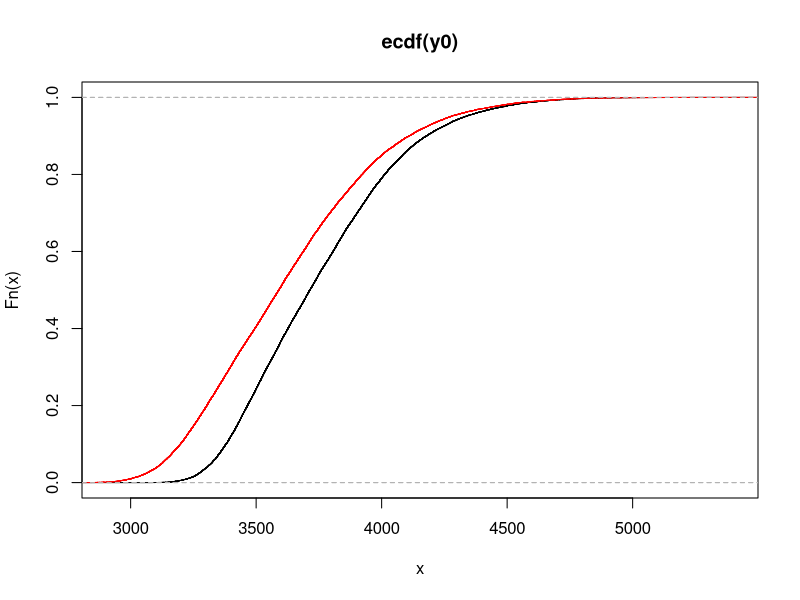

Here is the R script that generated this plot: (Note: this script raises an error after producing the figure.)

data<-read.csv("cate-birthdata-cleaned-1stkid-white-detailed.csv")
dataset<-data[data$wt_gain!=0&data$year==2002,]

D<-dataset$smoke;y<-dataset$bweight;
sum(D);sum(D)/length(D)


#Scenorio 1
X<-cbind(dataset$mage,dataset$wt_gain)
emp_data_gen01<-function(D,X){
  
  n<-dim(X)[1]
  
  y0<-2900-4*X[,1]+X[,1]^2+5*X[,2]+0.1*X[,1]*X[,2]+1.2*X[,1]*rt(n,5)
  y1<-2600-2*X[,1]+X[,1]^2+6*X[,2]+0.2*X[,1]*X[,2]+1.5*X[,1]*rt(n,5)
  
  plot(ecdf(y0))
  lines(ecdf(y1),col='red')
  
  taus<-seq(0.05,0.95,0.01)
  QTE<-quantile(y1,taus)-quantile(y0,taus)
  plot(taus,QTE,type='l',xlab = 'Quantiles',ylab = 'True QTE')
  
  y<-D*y1+(1-D)*y0
  
  return(list(y=y,D=D,X=X,y0=y0,y1=y1))
}

set.seed(20260219)
data_1<-emp_data_gen01(D,X)
data_case1<-cbind(data_1$y,data_1$D,data_1$X,data_1$y0,data_1$y1)
write.csv(data_case1,'data_scenorio1.csv')


#Secnario 2
X<-cbind(dataset$mage,dataset$medu,dataset$X1st_prenatal,dataset$num_prenatal,
             dataset$male,dataset$married,dataset$fagemiss,dataset$diabetes,dataset$hyperpr,dataset$amnio,
             dataset$ultra,dataset$terms,dataset$drink)
    
emp_data_gen02<-function(D,X){
  
  n<-dim(X)[1]
  
  y0<-2857-0.2*X[,1]^2+14*X[,2]+27*X[,4]-19.33*X[,1]*X[,9]+1.2*X[,1]*rt(n,5)
  y0<-2392-0.3*X[,1]^2+32*X[,2]+34*X[,4]-6.61*X[,1]*X[,9]+1.5*X[,1]*rt(n,5)
  
  #plot(ecdf(y0))
  #lines(ecdf(y1),col='red')
  
  #taus<-c(0.25,0.5,0.75)
  taus<-seq(0.05,0.95,0.01)
  QTE<-quantile(y1,taus)-quantile(y0,taus)
  plot(taus,QTE,type='l',xlab = 'Quantiles',ylab = 'True QTE')
  
  y<-D*y1+(1-D)*y0
  
  return(list(y=y,D=D,X=X,y0=y0,y1=y1))
}

set.seed(20260219)
data_2<-emp_data_gen02(D,X)
data_case2<-cbind(data_2$y,data_2$D,data_2$X,data_2$y0,data_2$y1)
write.csv(data_case2,'data_scenorio2.csv')
